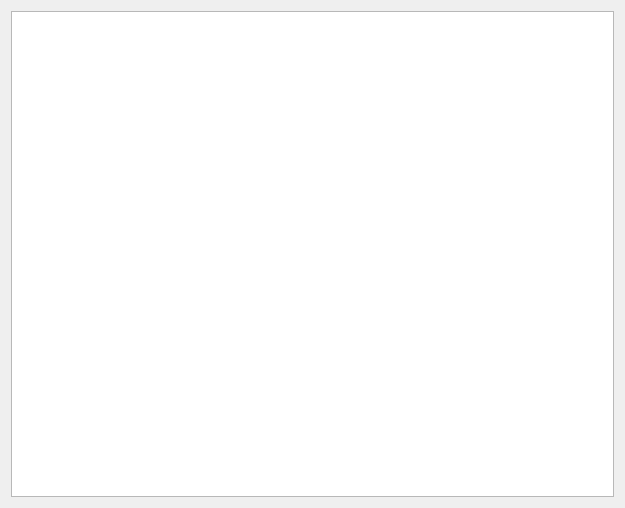
<?xml version="1.0" encoding="UTF-8"?>
<ui version="4.0">
 <class>HistoryWindow</class>
 <widget class="QWidget" name="HistoryWindow">
  <property name="geometry">
   <rect>
    <x>0</x>
    <y>0</y>
    <width>625</width>
    <height>508</height>
   </rect>
  </property>
  <property name="windowTitle">
   <string>Form</string>
  </property>
  <layout class="QVBoxLayout" name="verticalLayout">
   <item>
    <widget class="QTextBrowser" name="textBrowser"/>
   </item>
  </layout>
 </widget>
 <resources/>
 <connections/>
</ui>
